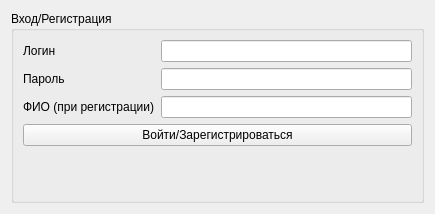
<?xml version="1.0" encoding="UTF-8"?>
<ui version="4.0">
 <class>Form</class>
 <widget class="QWidget" name="Form">
  <property name="geometry">
   <rect>
    <x>0</x>
    <y>0</y>
    <width>435</width>
    <height>214</height>
   </rect>
  </property>
  <property name="windowTitle">
   <string>Вход/Регистрация</string>
  </property>
  <property name="windowIcon">
   <iconset>
    <normaloff>logo.png</normaloff>logo.png</iconset>
  </property>
  <layout class="QVBoxLayout" name="verticalLayout">
   <item>
    <widget class="QGroupBox" name="groupBox">
     <property name="title">
      <string>Вход/Регистрация</string>
     </property>
     <layout class="QGridLayout" name="gridLayout">
      <item row="1" column="0">
       <widget class="QLabel" name="label_2">
        <property name="text">
         <string>Пароль</string>
        </property>
       </widget>
      </item>
      <item row="0" column="0">
       <widget class="QLabel" name="label">
        <property name="text">
         <string>Логин</string>
        </property>
       </widget>
      </item>
      <item row="3" column="0" colspan="2">
       <widget class="QPushButton" name="pushButton">
        <property name="text">
         <string>Войти/Зарегистрироваться</string>
        </property>
       </widget>
      </item>
      <item row="0" column="1">
       <widget class="QLineEdit" name="line_edit_login"/>
      </item>
      <item row="2" column="0">
       <widget class="QLabel" name="label_3">
        <property name="text">
         <string>ФИО (при регистрации)</string>
        </property>
       </widget>
      </item>
      <item row="1" column="1">
       <widget class="QLineEdit" name="line_edit_password"/>
      </item>
      <item row="2" column="1">
       <widget class="QLineEdit" name="line_edit_FIO"/>
      </item>
      <item row="4" column="0">
       <spacer name="verticalSpacer">
        <property name="orientation">
         <enum>Qt::Vertical</enum>
        </property>
        <property name="sizeHint" stdset="0">
         <size>
          <width>20</width>
          <height>40</height>
         </size>
        </property>
       </spacer>
      </item>
     </layout>
    </widget>
   </item>
  </layout>
 </widget>
 <resources/>
 <connections/>
</ui>
